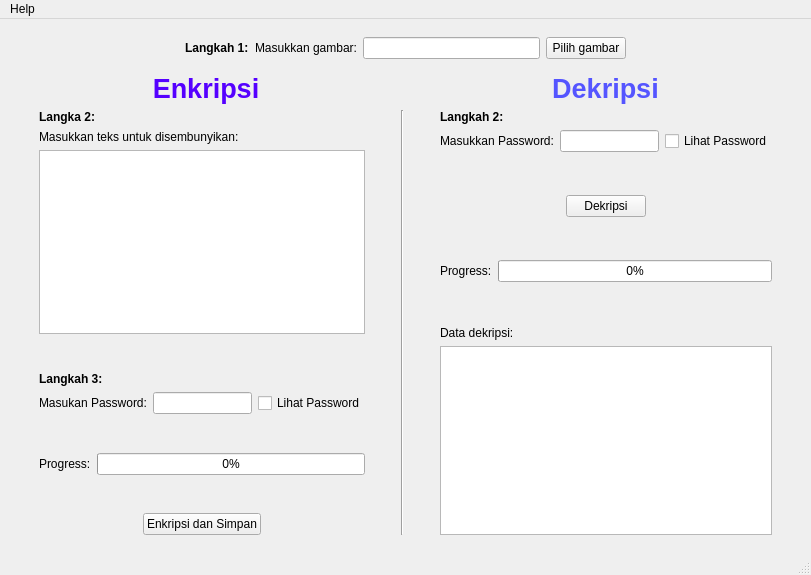
<?xml version="1.0" encoding="UTF-8"?>
<ui version="4.0">
 <class>MainWindow</class>
 <widget class="QMainWindow" name="MainWindow">
  <property name="geometry">
   <rect>
    <x>0</x>
    <y>0</y>
    <width>811</width>
    <height>575</height>
   </rect>
  </property>
  <property name="windowTitle">
   <string>Tugas-Besar: Steganografi LSB</string>
  </property>
  <property name="autoFillBackground">
   <bool>false</bool>
  </property>
  <property name="styleSheet">
   <string notr="true"/>
  </property>
  <widget class="QWidget" name="centralwidget">
   <layout class="QVBoxLayout" name="verticalLayout_5">
    <item>
     <spacer name="verticalSpacer_5">
      <property name="orientation">
       <enum>Qt::Vertical</enum>
      </property>
      <property name="sizeHint" stdset="0">
       <size>
        <width>20</width>
        <height>40</height>
       </size>
      </property>
     </spacer>
    </item>
    <item>
     <layout class="QHBoxLayout" name="horizontalLayout_2">
      <item>
       <spacer name="horizontalSpacer_5">
        <property name="orientation">
         <enum>Qt::Horizontal</enum>
        </property>
        <property name="sizeHint" stdset="0">
         <size>
          <width>40</width>
          <height>20</height>
         </size>
        </property>
       </spacer>
      </item>
      <item>
       <widget class="QLabel" name="label_4">
        <property name="text">
         <string>&lt;html&gt;&lt;head/&gt;&lt;body&gt;&lt;p&gt;&lt;span style=&quot; font-weight:600;&quot;&gt;Langkah 1:&lt;/span&gt;&lt;/p&gt;&lt;/body&gt;&lt;/html&gt;</string>
        </property>
       </widget>
      </item>
      <item>
       <widget class="QLabel" name="label_3">
        <property name="text">
         <string>Masukkan gambar:</string>
        </property>
       </widget>
      </item>
      <item>
       <widget class="QLineEdit" name="lineEdit"/>
      </item>
      <item>
       <widget class="QPushButton" name="pushButton">
        <property name="autoFillBackground">
         <bool>false</bool>
        </property>
        <property name="text">
         <string>Pilih gambar</string>
        </property>
        <property name="autoDefault">
         <bool>true</bool>
        </property>
       </widget>
      </item>
      <item>
       <spacer name="horizontalSpacer_6">
        <property name="orientation">
         <enum>Qt::Horizontal</enum>
        </property>
        <property name="sizeHint" stdset="0">
         <size>
          <width>40</width>
          <height>20</height>
         </size>
        </property>
       </spacer>
      </item>
     </layout>
    </item>
    <item>
     <spacer name="verticalSpacer_7">
      <property name="orientation">
       <enum>Qt::Vertical</enum>
      </property>
      <property name="sizeHint" stdset="0">
       <size>
        <width>20</width>
        <height>40</height>
       </size>
      </property>
     </spacer>
    </item>
    <item>
     <layout class="QHBoxLayout" name="horizontalLayout">
      <item>
       <widget class="QLabel" name="label">
        <property name="text">
         <string>&lt;html&gt;&lt;head/&gt;&lt;body&gt;&lt;p align=&quot;center&quot;&gt;&lt;span style=&quot; font-size:20pt; font-weight:600; color:#5500ff;&quot;&gt;Enkripsi&lt;/span&gt;&lt;/p&gt;&lt;/body&gt;&lt;/html&gt;</string>
        </property>
       </widget>
      </item>
      <item>
       <widget class="QLabel" name="label_2">
        <property name="text">
         <string>&lt;html&gt;&lt;head/&gt;&lt;body&gt;&lt;p align=&quot;center&quot;&gt;&lt;span style=&quot; font-size:20pt; font-weight:600; color:#5555ff;&quot;&gt;Dekripsi&lt;/span&gt;&lt;/p&gt;&lt;/body&gt;&lt;/html&gt;</string>
        </property>
       </widget>
      </item>
     </layout>
    </item>
    <item>
     <layout class="QHBoxLayout" name="horizontalLayout_5">
      <item>
       <spacer name="horizontalSpacer_3">
        <property name="orientation">
         <enum>Qt::Horizontal</enum>
        </property>
        <property name="sizeHint" stdset="0">
         <size>
          <width>40</width>
          <height>20</height>
         </size>
        </property>
       </spacer>
      </item>
      <item>
       <layout class="QVBoxLayout" name="verticalLayout_2">
        <item>
         <layout class="QVBoxLayout" name="verticalLayout">
          <item>
           <widget class="QLabel" name="label_5">
            <property name="text">
             <string>&lt;html&gt;&lt;head/&gt;&lt;body&gt;&lt;p&gt;&lt;span style=&quot; font-weight:600;&quot;&gt;Langka 2:&lt;/span&gt;&lt;/p&gt;&lt;/body&gt;&lt;/html&gt;</string>
            </property>
           </widget>
          </item>
          <item>
           <widget class="QLabel" name="label_7">
            <property name="text">
             <string>Masukkan teks untuk disembunyikan:</string>
            </property>
           </widget>
          </item>
          <item>
           <widget class="QPlainTextEdit" name="plainTextEdit"/>
          </item>
         </layout>
        </item>
        <item>
         <spacer name="verticalSpacer_2">
          <property name="orientation">
           <enum>Qt::Vertical</enum>
          </property>
          <property name="sizeHint" stdset="0">
           <size>
            <width>20</width>
            <height>40</height>
           </size>
          </property>
         </spacer>
        </item>
        <item>
         <widget class="QLabel" name="label_8">
          <property name="text">
           <string>&lt;html&gt;&lt;head/&gt;&lt;body&gt;&lt;p&gt;&lt;span style=&quot; font-weight:600;&quot;&gt;Langkah 3:&lt;/span&gt;&lt;/p&gt;&lt;/body&gt;&lt;/html&gt;</string>
          </property>
         </widget>
        </item>
        <item>
         <layout class="QHBoxLayout" name="horizontalLayout_3">
          <item>
           <widget class="QLabel" name="label_9">
            <property name="text">
             <string>Masukan Password:</string>
            </property>
           </widget>
          </item>
          <item>
           <widget class="QLineEdit" name="lineEdit_2">
            <property name="inputMethodHints">
             <set>Qt::ImhHiddenText|Qt::ImhNoAutoUppercase|Qt::ImhNoPredictiveText|Qt::ImhSensitiveData</set>
            </property>
            <property name="echoMode">
             <enum>QLineEdit::Password</enum>
            </property>
           </widget>
          </item>
          <item>
           <widget class="QCheckBox" name="checkBox">
            <property name="text">
             <string>Lihat Password</string>
            </property>
           </widget>
          </item>
         </layout>
        </item>
        <item>
         <spacer name="verticalSpacer_9">
          <property name="orientation">
           <enum>Qt::Vertical</enum>
          </property>
          <property name="sizeHint" stdset="0">
           <size>
            <width>20</width>
            <height>40</height>
           </size>
          </property>
         </spacer>
        </item>
        <item>
         <layout class="QHBoxLayout" name="horizontalLayout_6">
          <item>
           <widget class="QLabel" name="label_11">
            <property name="text">
             <string>Progress:</string>
            </property>
           </widget>
          </item>
          <item>
           <widget class="QProgressBar" name="progressBar">
            <property name="value">
             <number>0</number>
            </property>
            <property name="textVisible">
             <bool>true</bool>
            </property>
           </widget>
          </item>
         </layout>
        </item>
        <item>
         <spacer name="verticalSpacer">
          <property name="orientation">
           <enum>Qt::Vertical</enum>
          </property>
          <property name="sizeHint" stdset="0">
           <size>
            <width>20</width>
            <height>40</height>
           </size>
          </property>
         </spacer>
        </item>
        <item alignment="Qt::AlignHCenter">
         <widget class="QPushButton" name="pushButton_2">
          <property name="text">
           <string>Enkripsi dan Simpan</string>
          </property>
         </widget>
        </item>
       </layout>
      </item>
      <item>
       <spacer name="horizontalSpacer">
        <property name="orientation">
         <enum>Qt::Horizontal</enum>
        </property>
        <property name="sizeHint" stdset="0">
         <size>
          <width>40</width>
          <height>20</height>
         </size>
        </property>
       </spacer>
      </item>
      <item>
       <widget class="Line" name="line">
        <property name="orientation">
         <enum>Qt::Vertical</enum>
        </property>
       </widget>
      </item>
      <item>
       <spacer name="horizontalSpacer_4">
        <property name="orientation">
         <enum>Qt::Horizontal</enum>
        </property>
        <property name="sizeHint" stdset="0">
         <size>
          <width>40</width>
          <height>20</height>
         </size>
        </property>
       </spacer>
      </item>
      <item>
       <layout class="QVBoxLayout" name="verticalLayout_4">
        <item>
         <widget class="QLabel" name="label_6">
          <property name="text">
           <string>&lt;html&gt;&lt;head/&gt;&lt;body&gt;&lt;p&gt;&lt;span style=&quot; font-weight:600;&quot;&gt;Langkah 2:&lt;/span&gt;&lt;/p&gt;&lt;/body&gt;&lt;/html&gt;</string>
          </property>
         </widget>
        </item>
        <item>
         <layout class="QHBoxLayout" name="horizontalLayout_4">
          <item>
           <widget class="QLabel" name="label_10">
            <property name="text">
             <string>Masukkan Password:</string>
            </property>
           </widget>
          </item>
          <item>
           <widget class="QLineEdit" name="lineEdit_3">
            <property name="inputMethodHints">
             <set>Qt::ImhHiddenText|Qt::ImhNoAutoUppercase|Qt::ImhNoPredictiveText|Qt::ImhSensitiveData</set>
            </property>
            <property name="echoMode">
             <enum>QLineEdit::Password</enum>
            </property>
           </widget>
          </item>
          <item>
           <widget class="QCheckBox" name="checkBox_2">
            <property name="text">
             <string>Lihat Password</string>
            </property>
           </widget>
          </item>
         </layout>
        </item>
        <item>
         <spacer name="verticalSpacer_4">
          <property name="orientation">
           <enum>Qt::Vertical</enum>
          </property>
          <property name="sizeHint" stdset="0">
           <size>
            <width>20</width>
            <height>40</height>
           </size>
          </property>
         </spacer>
        </item>
        <item alignment="Qt::AlignHCenter">
         <widget class="QPushButton" name="pushButton_3">
          <property name="text">
           <string>Dekripsi</string>
          </property>
         </widget>
        </item>
        <item>
         <spacer name="verticalSpacer_8">
          <property name="orientation">
           <enum>Qt::Vertical</enum>
          </property>
          <property name="sizeHint" stdset="0">
           <size>
            <width>20</width>
            <height>40</height>
           </size>
          </property>
         </spacer>
        </item>
        <item>
         <layout class="QHBoxLayout" name="horizontalLayout_7">
          <item>
           <widget class="QLabel" name="label_13">
            <property name="text">
             <string>Progress:</string>
            </property>
           </widget>
          </item>
          <item>
           <widget class="QProgressBar" name="progressBar_2">
            <property name="enabled">
             <bool>true</bool>
            </property>
            <property name="maximum">
             <number>100</number>
            </property>
            <property name="value">
             <number>0</number>
            </property>
            <property name="textVisible">
             <bool>true</bool>
            </property>
           </widget>
          </item>
         </layout>
        </item>
        <item>
         <spacer name="verticalSpacer_3">
          <property name="orientation">
           <enum>Qt::Vertical</enum>
          </property>
          <property name="sizeHint" stdset="0">
           <size>
            <width>20</width>
            <height>40</height>
           </size>
          </property>
         </spacer>
        </item>
        <item>
         <layout class="QVBoxLayout" name="verticalLayout_3">
          <item>
           <widget class="QLabel" name="label_12">
            <property name="text">
             <string>Data dekripsi:</string>
            </property>
           </widget>
          </item>
          <item>
           <widget class="QPlainTextEdit" name="plainTextEdit_2">
            <property name="readOnly">
             <bool>true</bool>
            </property>
           </widget>
          </item>
         </layout>
        </item>
       </layout>
      </item>
      <item>
       <spacer name="horizontalSpacer_2">
        <property name="orientation">
         <enum>Qt::Horizontal</enum>
        </property>
        <property name="sizeHint" stdset="0">
         <size>
          <width>40</width>
          <height>20</height>
         </size>
        </property>
       </spacer>
      </item>
     </layout>
    </item>
    <item>
     <spacer name="verticalSpacer_6">
      <property name="orientation">
       <enum>Qt::Vertical</enum>
      </property>
      <property name="sizeHint" stdset="0">
       <size>
        <width>20</width>
        <height>40</height>
       </size>
      </property>
     </spacer>
    </item>
   </layout>
  </widget>
  <widget class="QMenuBar" name="menubar">
   <property name="geometry">
    <rect>
     <x>0</x>
     <y>0</y>
     <width>811</width>
     <height>28</height>
    </rect>
   </property>
   <widget class="QMenu" name="menuHelp">
    <property name="title">
     <string>Help</string>
    </property>
    <addaction name="actionAbout"/>
   </widget>
   <addaction name="menuHelp"/>
  </widget>
  <widget class="QStatusBar" name="statusbar"/>
  <action name="actionAbout">
   <property name="text">
    <string>About</string>
   </property>
  </action>
 </widget>
 <resources/>
 <connections/>
</ui>
